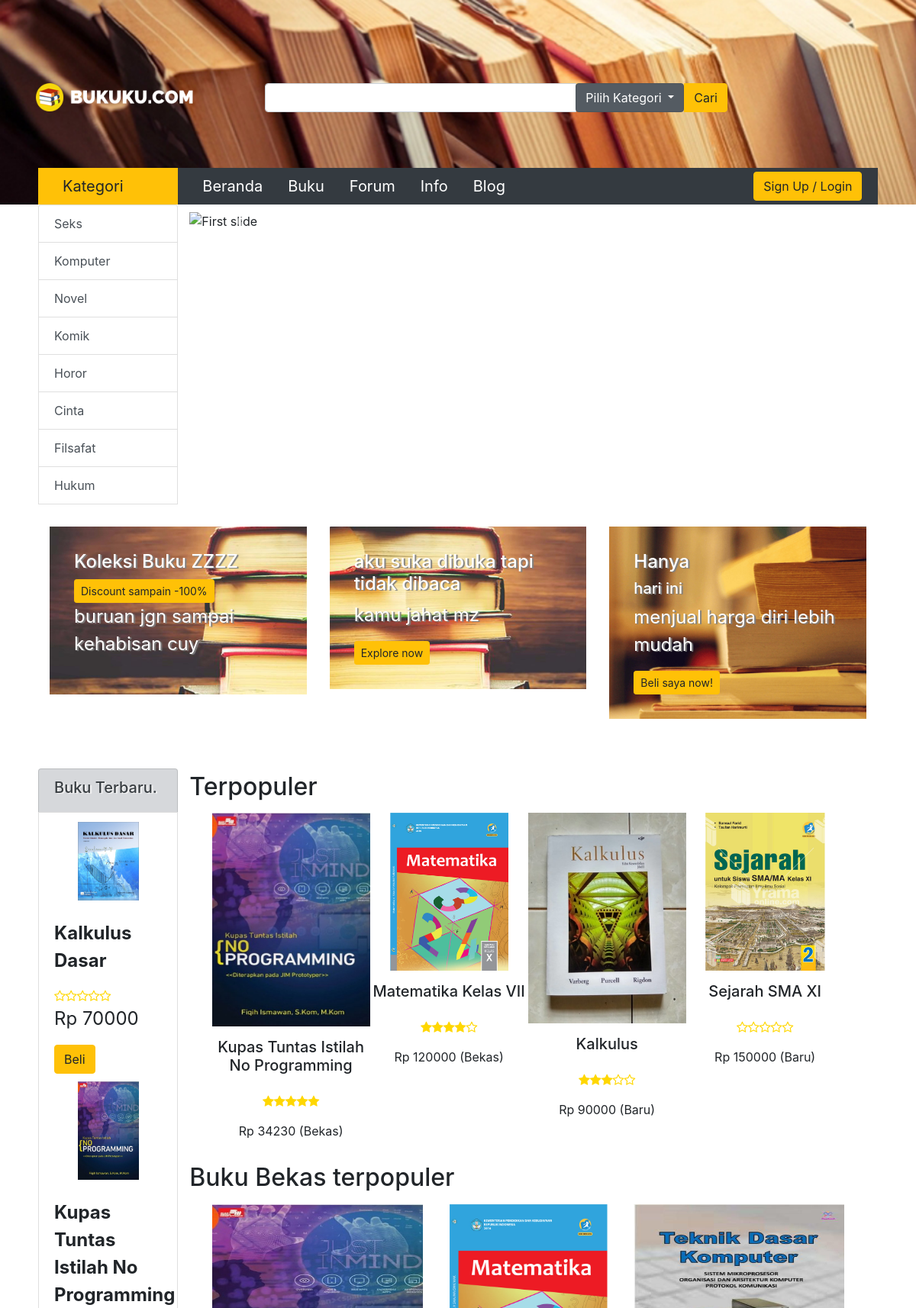
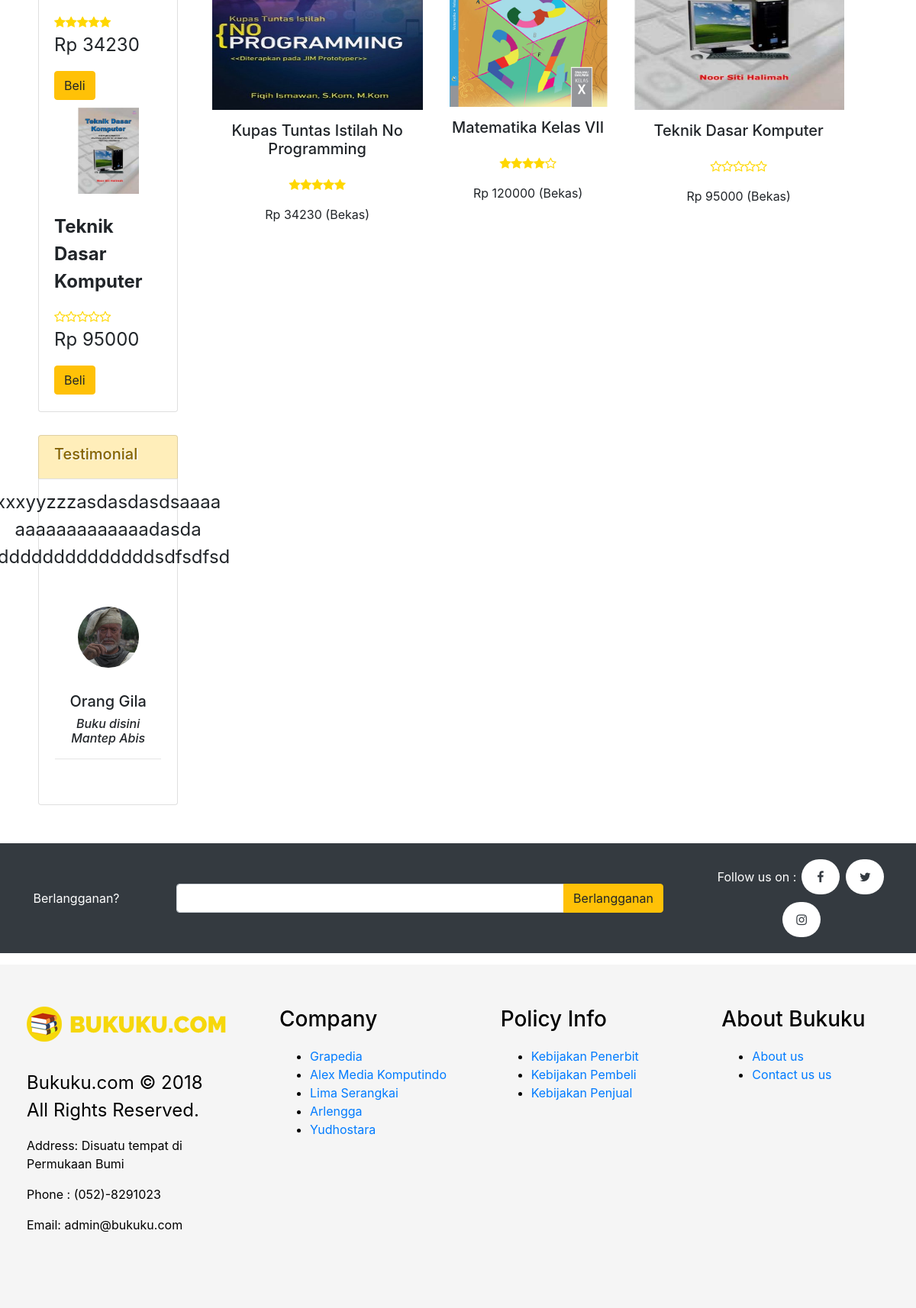
The page / on the database its author committed (2 pictures, top to bottom).
### tables this page shows
CREATE TABLE `buku` (
  `ID_BUKU` int(11) NOT NULL,
  `JUDUL` varchar(100) NOT NULL,
  `HARGA` varchar(15) NOT NULL,
  `USERNAME` varchar(20) NOT NULL,
  `JUMLAH` int(11) NOT NULL,
  `GAMBAR` varchar(20) NOT NULL,
  `PENGARANG` varchar(15) NOT NULL,
  `DESKRIPSI` mediumtext NOT NULL,
  `KATEGORI` varchar(15) NOT NULL,
  `RATING` int(11) NOT NULL,
  `BEKAS` tinyint(1) NOT NULL
);

### application/controllers/Home.php (called while the page is built, shortened)
<?php
class Home extends CI_Controller {
	public function __construct()
	{
		$this->load->model("m_buku");
	}
	public function index()
	{
		$new = $this->m_buku->getNew(3);
		$data['new'] = $new;
		$terpopuler = $this->m_buku->getTerpopuler(4);
		$data['terpopuler'] = $terpopuler;
		$data['bekasterpopuler'] = $this->m_buku->getBekasTerpopuler(4);
		$this->load->view('v_home', $data);
	}
}

### index.php (called while the page is built, shortened)
<?php
require_once BASEPATH.'core/CodeIgniter.php';

### application/models/m_buku.php (called while the page is built, shortened)
<?php
class M_Buku extends CI_Model {
	public function getTerpopuler($count){
		$query = $this->db->query("SELECT * FROM buku ORDER BY rating DESC LIMIT $count");
		return $query->result_array();
	}
	public function getNew($count){
		$query = $this->db->query("SELECT * FROM buku ORDER BY id_buku DESC LIMIT $count");
		return $query->result_array();
	}
}

### application/views/v_home.php (the view, shortened to what this page needs)
<!DOCTYPE html>
<html lang="en" xmlns="http://www.w3.org/1999/xhtml">
<head>
    <link rel="stylesheet" href="<?php echo base_url() ?>css/page.css" />
    <link rel="stylesheet" href="<?php echo base_url() ?>css/icons.css" />
    <link rel="stylesheet" href="<?php echo base_url() ?>css/controls.css" />
    <link rel="stylesheet" href="https://maxcdn.bootstrapcdn.com/bootstrap/4.0.0/css/bootstrap.min.css" />
    <link rel="stylesheet" href="https://maxcdn.bootstrapcdn.com/bootstrap/4.0.0/css/bootstrap.min.css" />
    <link rel="stylesheet" href="https://cdnjs.cloudflare.com/ajax/libs/font-awesome/4.7.0/css/font-awesome.min.css" />
</head>
<body>
    <div class="container-fluid header" style="padding:0">
        <?php include 'header.php'; ?>
        <div class="container-fluid content max1080p">
            <div class="row paddingLR50px">
                <?php include "kategori.php" ?>
                <div class="col-lg-10 slider">
                    <div id="carouselExampleIndicators" class="carousel slide" data-ride="carousel">
                        <ol class="carousel-indicators">
                            <li data-target="#carouselExampleIndicators" data-slide-to="0" class="active"></li>
                            <li data-target="#carouselExampleIndicators" data-slide-to="1"></li>
                            <li data-target="#carouselExampleIndicators" data-slide-to="2"></li>
                        </ol>
                        <div class="carousel-inner" role="listbox">
                            <div class="carousel-item active">
                                <img class="d-block img-fluid" src="<?php echo base_url() ?>img/banner/banner1.jpg" alt="First slide">
                                <div class="carousel-caption">
                                </div>
                            </div>
                        </div>
                        <a class="carousel-control-prev" href="#carouselExampleIndicators" role="button" data-slide="prev">
                            <span class="carousel-control-prev-icon" aria-hidden="true"></span>
                        </a>
                        <a class="carousel-control-next" href="#carouselExampleIndicators" role="button" data-slide="next">
                            <span class="carousel-control-next-icon" aria-hidden="true"></span>
                        </a>
                    </div>
                </div>
            </div>
            <div class="row paddingLR50px" style="padding-top: 30px;margin-bottom: 30px;">
                <div class="col-md">
                    <div class="img-fluid divImgBackground threeSection wrapCenter" style="background-image:url(<?php echo base_url() ?>img/banner/banner4.jpg);">
                        <div class="innerCenter">
                            <h4 class="threeSectionName">
                                Koleksi Buku ZZZZ
                            </h4>
                            <div class="threeSectionDetails">
                                <button type="button" class="btn btn-warning btn-sm">Discount sampain -100%</button>
                                <p>
                                    buruan jgn sampai kehabisan cuy
                                </p>
                            </div>
                        </div>
                    </div>
                </div>
                <div class="col-md">
                    <div>
                        <div class="img-fluid divImgBackground threeSection wrapCenter" style="background-image:url(<?php echo base_url() ?>img/banner/banner5.jpg);">
                            <div class="innerCenter">
                                <h4 class="threeSectionName">
                                    aku suka dibuka tapi tidak dibaca
                                </h4>
                                <div class="threeSectionDetails">
                                    <p>
                                        kamu jahat mz
                                    </p>
                                    <button type="button" class="btn btn-warning btn-sm">Explore now</button>
                                </div>
                            </div>
                        </div>
                    </div>
                </div>
                <div class="col-md">
                    <div>
                        <div class="img-fluid divImgBackground threeSection wrapCenter" style="background-image:url(<?php echo base_url() ?>img/banner/banner6.jpg);">
                            <div class="innerCenter">
                                <h4 class="threeSectionName">
                                    Hanya
                                </h4>
                                <div class="threeSectionDetails">
                                    <h5 class="threeSectionName">
                                        hari ini
                                    </h5>
                                    <p>
                                        menjual harga diri lebih mudah
                                    </p>
                                    <button type="button" class="btn btn-warning btn-sm">Beli saya now!</button>
                                </div>
                            </div>
                        </div>
                    </div>
                </div>
            </div>
            <div class="row paddingLR50px">
                <?php include 'sidebar.php'; ?>
                <div class="col-md-10 highlight container mx-auto">
                    <div class="titleSection" style="margin-top:5px">
                        <h2>Terpopuler</h2>
                    </div>
                    <div class="row terpopulerChild paddingLR5percent">
                        <?php
                            foreach($terpopuler as $p){
                        ?>
                        <div class="col-md thumbVertical">
                            <div class="row wrapCenter">
                                <img src="<?php echo base_url() ?>uploads/<?php echo $p['GAMBAR'] ?>" class="tilesVerticalThumbNail innerCenter-0" />
                            </div>
                            <div class="row desc wrapCenter">
                                <div class="innerCenter-0">
                                    <h5><?php echo $p['JUDUL'] ?></h5>
                                </div>
                            </div>
                            <div class="row  wrapCenter">
                                <div class="rating innerCenter-0">
                                    <?php
                                    for($i = 1; $i<=5; $i++){
                                        echo (($i<=$p['RATING']) ? ('<i class="fa fa-star"></i>') : ('<i class="fa fa-star-o"></i>'));
                                    }
                                    ?>
                                </div>
                            </div>
                            <div class="row wrapCenter">
                                <div class="price innerCenter-0">
                                    Rp <?php echo $p['HARGA']." (".($p['BEKAS']?'Bekas':'Baru').")"; ?>
                                </div>
                            </div>
                        </div>
                        <?php
                            }
                        ?>
                    </div>
                    <div class="titleSection">
                        <h2>Buku Bekas terpopuler</h2>
                    </div>
                    <div class="row terpopulerChild paddingLR5percent">
                        <?php
                            foreach($bekasterpopuler as $p){
                        ?>
                        <div class="col-md thumbVertical">
                            <div class="row wrapCenter">
                                <img src="<?php echo base_url() ?>uploads/<?php echo $p['GAMBAR'] ?>" class="tilesVerticalThumbNail innerCenter-0" />
                            </div>
                            <div class="row desc wrapCenter">
                                <div class="innerCenter-0">
                                    <h5><?php echo $p['JUDUL'] ?></h5>
                                </div>
                            </div>
                            <div class="row  wrapCenter">
                                <div class="rating innerCenter-0">
                                    <?php
                                    for($i = 1; $i<=5; $i++){
                                        echo (($i<=$p['RATING']) ? ('<i class="fa fa-star"></i>') : ('<i class="fa fa-star-o"></i>'));
                                    }
                                    ?>
                                </div>
                            </div>
                            <div class="row wrapCenter">
                                <div class="price innerCenter-0">
                                    Rp <?php echo $p['HARGA']." (".($p['BEKAS']?'Bekas':'Baru').")"; ?>
                                </div>
                            </div>
                        </div>
                        <?php
                            }
                        ?>
                    </div>
                </div>
            </div>
        </div>
        <?php include "footer.php" ?>
    </div>
</body>
</html>

### application/views/sidebar.php
<div class="col-md-2  rightSideBar">
                    <div class="row sidebar">
                        <div class="list-group" style="width:100%">
                            <div class="list-group-item list-group-item-secondary titleBar">
                                <h5>Buku Terbaru.</h5>
                            </div>
                            <div class="list-group-item">
                                <?php
                                    foreach($new as $n){
                                ?>
                                <div class="row">
                                    <div class="col wrapCenter">
                                        <img src="<?php echo base_url() ?>uploads/<?php echo $n['GAMBAR'] ?>" class="tilesHorizontalThumbNail-Small innerCenter-0" />
                                    </div>
                                    <div class="col SideBarThumbNail">
                                        <p><b><?php echo $n['JUDUL'] ?></b></p>
                                        <b>
                                            <?php
                                                for($i = 1; $i<=5; $i++){
                                                    echo (($i<=$n['RATING']) ? ('<i class="fa fa-star"></i>') : ('<i class="fa fa-star-o"></i>'));
                                                }
                                            ?>
                                        </b>
                                        <p>Rp <?php echo $n['HARGA'] ?></p>
                                        <a href="buy?id=<?php echo $n['ID_BUKU'] ?>"><button type="button" class="btn btn-warning">Beli</button></a>
                                    </div>
                                </div>
                                <?php
                                    }
                                ?>
                            </div>
                        </div>
                    </div>
                    <div class="row sidebar">
                        <div class="list-group" style="width:100%">
                            <div class="list-group-item list-group-item-warning titleBar">
                                <h5>Testimonial</h5>
                            </div>
                            <div class="list-group-item textTestimonial">
                                <div class="row wrapCenter">
                                    <div class="innerCenter-0">
                                        <p>
                                            xxxyyzzzasdasdasdsaaaa
                                            aaaaaaaaaaaaadasda
                                            dddddddddddddddsdfsdfsd
                                        </p>
                                    </div>
                                </div>
                                <div class="row wrapCenter">
                                    <div class="innerCenter innerCenter-1rem">
                                        <img src="<?php echo base_url() ?>img/face.jpg" class="rounded-circle tilesHorizontalThumbNail-Small thumbnailTestimonial" />
                                    </div>
                                    <div class="innerCenter innerCenter-1rem">
                                        <h5>Orang Gila</h5>
                                        <h6><i>Buku disini Mantep Abis</i></h6>
                                        <hr />
                                    </div>
                                </div>
                            </div>
                        </div>
                    </div>
                </div>

### css/page.css (style rules this page uses)
div { border:0px solid red }
span { display: inline-block; vertical-align: middle; line-height: normal; }
input[type="text"], textarea, button { outline: none; box-shadow: none !important; }
.content { min-height:700px }
.wrapCenter { display: flex; justify-content: center; }
.innerCenter { align-self: center; padding: 2rem; }
.innerCenter-0 { align-self: center; padding: 0; }
.innerCenter-1rem { padding: 1rem; }
.paddingLR50px { padding-left:50px; padding-right:50px; }
.paddingLR5percent { padding-left: 5%; padding-right: 5%; }
.slider { padding-top: 10px; }
.tilesHorizontalThumbNail-Small { max-width:80px }
.titleBar { text-shadow: 2px 1px 1px whitesmoke; }
.highlight { padding: 20px }
.rightSideBar { padding: 20px }
.terpopulerChild { min-height:280px; }
.sidebar { margin-bottom:30px }
.titleSection { margin-top:15px; margin-bottom:15px; }
.thumbVertical { transition: 0.5s ease; }
.tilesVerticalThumbNail { width: 100%; height: 100%; max-width: 280px; max-height:280px; }
.max1080p { max-width: 1980px; margin-left: auto; margin-right: auto; }
.divImgBackground { background-size: cover; background-repeat: no-repeat }
.threeSection { color:white; text-shadow:2px 1px 1px grey; min-height:210px }
.desc, .rating { text-align: center }
.textTestimonial { text-align:center }
h2 { font-size: 3.0vh; }
p { font-size: 2vmin; }

### css/controls.css (style rules this page uses)
.slider { display: inline-block; vertical-align: middle; position: relative; }

### application/views/header.php (style rules this page uses)
.fa-star { color: gold; }
.fa-star-o { color: gold; }

### rows shown on the page
buku: GAMBAR (picture), JUDUL "Kalkulus Dasar", RATING 0 (drawn), HARGA "70000"
buku: GAMBAR (picture), JUDUL "Kupas Tuntas Istilah No Programming", HARGA "34230", BEKAS "Bekas"
buku: GAMBAR (picture), JUDUL "Teknik Dasar Komputer", RATING 0 (drawn), HARGA "95000", BEKAS "Bekas"
buku: GAMBAR (picture), JUDUL "Matematika Kelas VII", HARGA "120000", BEKAS "Bekas"
buku: GAMBAR (picture), JUDUL "Kalkulus", RATING 3 (drawn), HARGA "90000", BEKAS "Baru"
buku: GAMBAR (picture), JUDUL "Sejarah SMA XI", RATING 0 (drawn), HARGA "150000", BEKAS "Baru"
